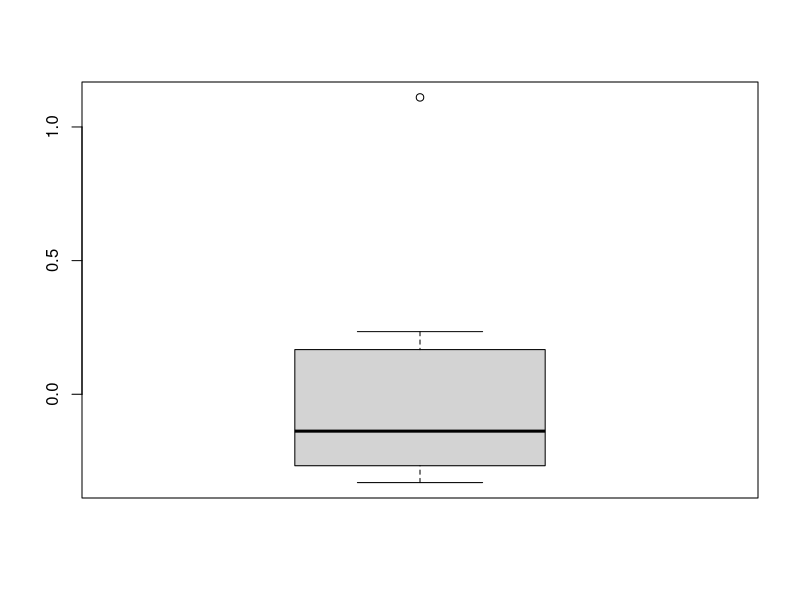
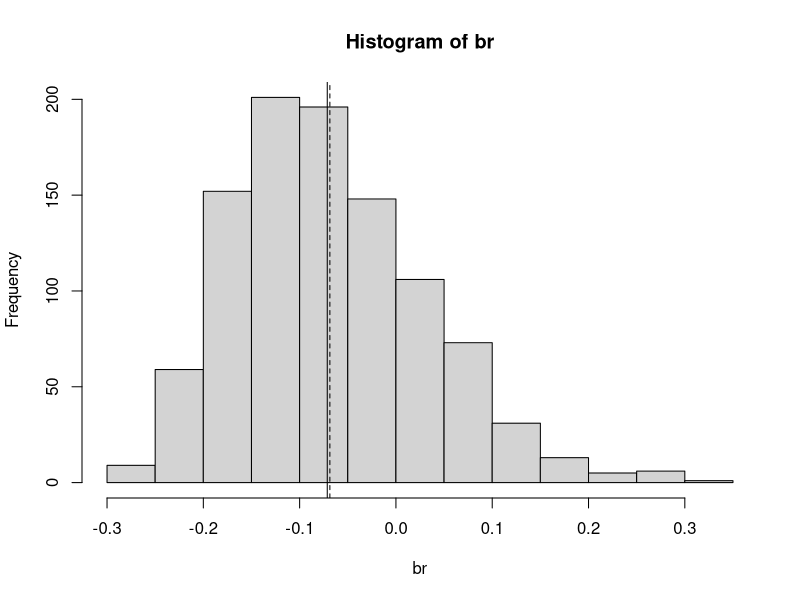
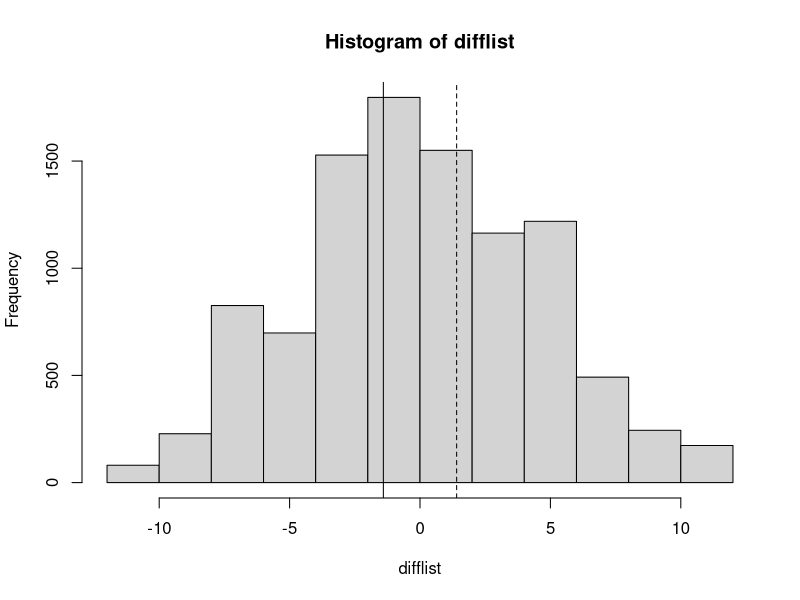
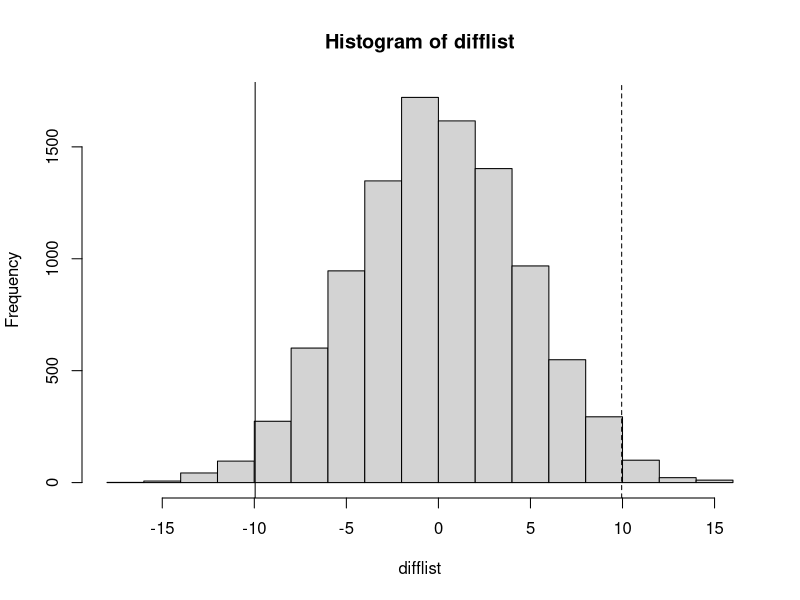

Recreate these plots in R, in order.
placebo <- c(9243, 9671, 11792, 13357, 9055, 6290, 12412, 18806)
oldpatch <- c(17649, 12013, 19979, 21816, 13850, 9806, 17208, 29044)
newpatch <- c(16449, 14614, 17274, 23798, 12560, 10157, 16570, 26325)
patch <-cbind(placebo,oldpatch,newpatch)
patch
y <- newpatch - oldpatch
z <- oldpatch - placebo
boxplot(y/z)
# Boxplot for eight rations. There may be some outliers and the distribution is not
# symmetric, so the standard inference based on the normal assumption does not apply here.
theta <- mean(y)/mean(z)
# this gives us a plug-in estimate of ^θ. How good is this estimate? 
# Next we’ll use Jackknife and Bootstrap procedures to estimate θ.


n <- 8 #set the sample size
jack <- rep(0,n) #initialize the vector
for(j in 1:n) {
    jack[j] <- mean( y[-j]) / mean (z[-j]) #compute ^θ(i) for each i
}
jack
mean_jack <- mean(jack) #this is θ jack
bias_jack <- (n-1)*(mean_jack - theta) #this is the Jackknife estimate of Bias
est_jack <- theta - bias_jack #this is the Jackknife biased corrected estimate
cbind(theta,mean_jack,bias_jack, est_jack)


n <- 8
B <- 1000 #set the Bootstrap sample size
br <- rep(0,B) #initialize a space for the Bootstrap sample
for(b in 1:B) {
    index <- sample(1:n,r=T)
    br[b] <- mean(y[index])/ mean(z[index])
}
br

# Since we have no idea of the distribution of (Y,Z), we must use the non-parametric bootstrap procedure, 
# where the Bootstrap sample are drawn by a simple random sampling with replacement from the original sample data.
xbar_boot <- mean(br) #mean of all bootstrap means.
bias_boot <- theta - xbar_boot #estimate of the bias
cbind(theta,xbar_boot,bias_boot)
hist(br)
abline(v=theta,lty=1)
abline(v=xbar_boot,lty=2)

###Bootstrap 95% CI###
xbar_boot <- mean(br)
t_crit <- qt(.975,n-1)
SE_boot <- sqrt((1/(B-1))*sum((br - xbar_boot)^2)) #bootstrap standard error
LB <- xbar_boot - (t_crit*SE_boot)
UB <- xbar_boot + (t_crit*SE_boot)
cbind(LB,UB)

###95% Bootstrap Percentile CI###
LB_p <- sort(br)[25]
UB_p <- sort(br)[975]
cbind(LB_p,UB_p)




# Problem 2
A <- c(29.9, 11.4, 25.3, 16.5)
m <- length(A)
B <- c(26.6, 23.7, 28.5, 14.2, 17.9)
n <- length(B)
X <- append(A,B)
Xsum <- sum(X)
Asum <- sum(X[1:m])
Bsum <- Xsum - Asum
truediff <- Asum/m - Bsum/n
print("truediff")
truediff
abstruediff <- abs(truediff)
print("abstruediff")
abstruediff
perm <- 10000 #number of permutations
difflist <- matrix(0,perm,1) # initialize a matrix with
for(i in 1:perm) {
S <- sample(X,m)
pasum <- sum(S)
pbsum <- sum(X) - sum(S)
diff <- pasum/m - pbsum/n
difflist[i] <- diff
}
difflist <- sort(difflist)
Ltail <- sum(ifelse(difflist <= -abstruediff ,1,0))
Rtail <- sum(ifelse(difflist >= abstruediff ,1,0))
Pvalue <- (Ltail + Rtail)/perm
print("Pvalue")
Pvalue #two-tail p-value
hist(difflist)
abline(v= -abstruediff,lty=1)
abline(v= abstruediff,lty=2)


# Probelm 3
A <- c(24, 61, 59, 46, 43, 44, 52, 43, 58, 67, 62, 57, 71, 49, 54, 43, 53, 57, 49, 56, 33)
m <- length(A)
B <- c(42, 33, 46, 37, 43, 41, 10, 42, 55, 19, 17, 55, 26, 54, 60, 28, 62, 20,  53, 48, 37, 85, 42)
n <- length(B)
X <- append(A,B)
Xsum <- sum(X)
Asum <- sum(X[1:m])
Bsum <- Xsum - Asum
truediff <- Asum/m - Bsum/n
print("truediff")
truediff
abstruediff <- abs(truediff)
print("abstruediff")
abstruediff
perm <- 10000 #number of permutations
difflist <- matrix(0,perm,1) # initialize a matrix with
for(i in 1:perm) {
S <- sample(X,m)
pasum <- sum(S)
pbsum <- sum(X) - sum(S)
diff <- pasum/m - pbsum/n
difflist[i] <- diff
}
difflist <- sort(difflist)
Ltail <- sum(ifelse(difflist <= -abstruediff ,1,0))
Rtail <- sum(ifelse(difflist >= abstruediff ,1,0))
Pvalue <- (Ltail + Rtail)/perm
print("Pvalue")
Pvalue #two-tail p-value
hist(difflist)
abline(v= -abstruediff,lty=1)
abline(v= abstruediff,lty=2)
